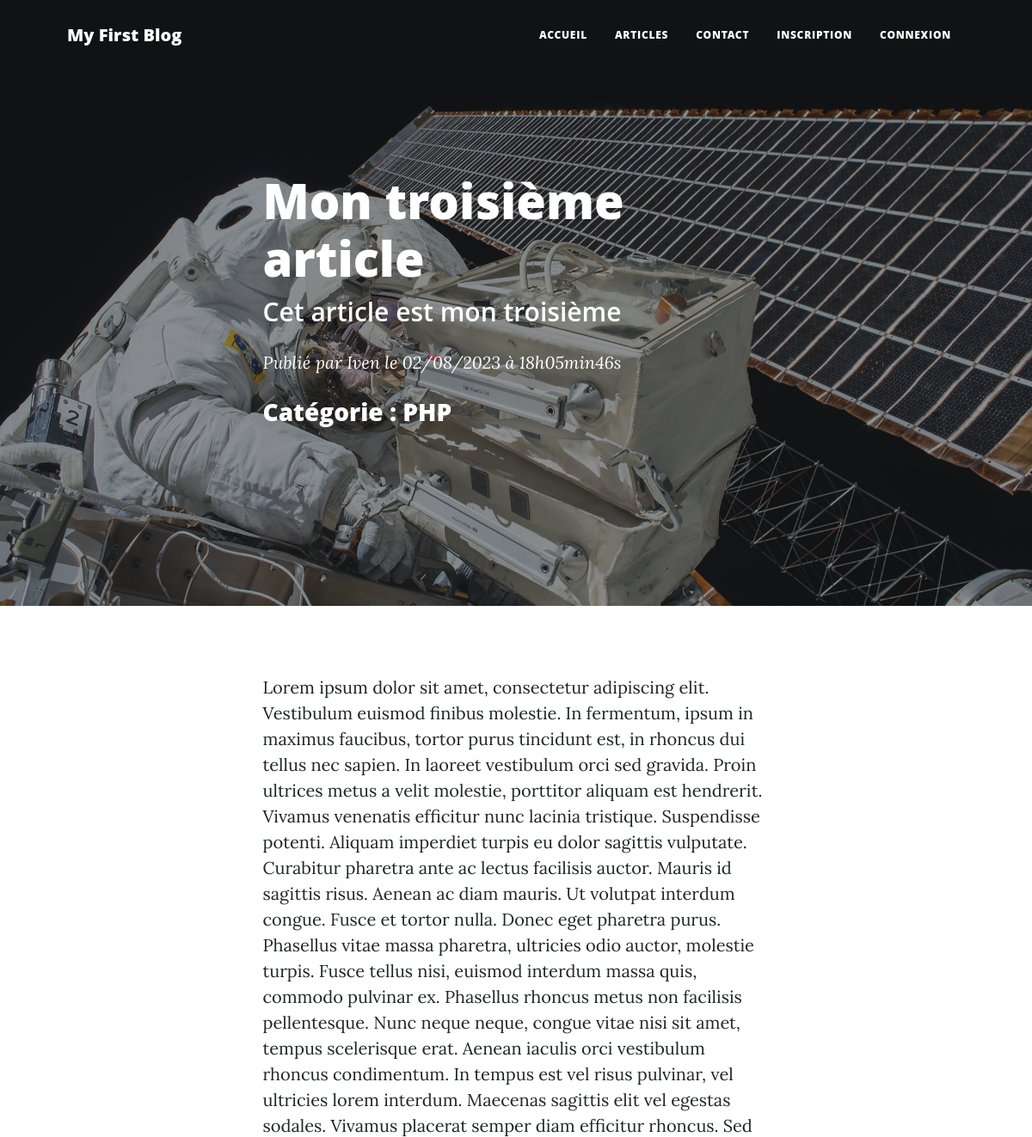
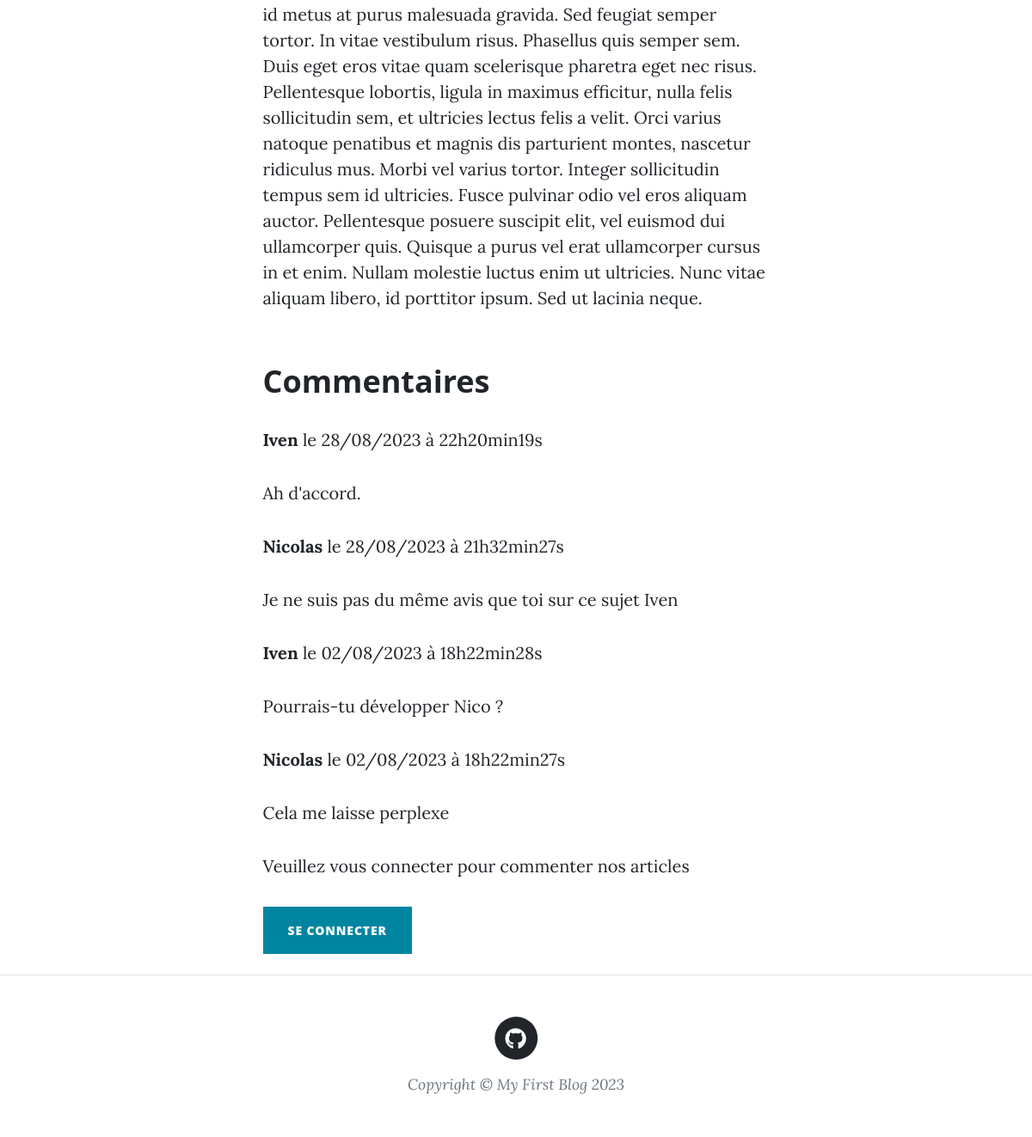
The app's page /index.php?action=post&id=3 with its own data (2 pictures, top to bottom).
### tables this page shows
CREATE TABLE `p5_post` (
  `id` int(11) NOT NULL,
  `title` varchar(50) NOT NULL,
  `chapo` varchar(255) NOT NULL,
  `content` text NOT NULL,
  `image` varchar(500) NOT NULL DEFAULT 'src/public/assets/img/post-bg.jpg',
  `created_at` datetime NOT NULL,
  `updated_at` datetime NOT NULL,
  `category_id` int(11) NOT NULL,
  `user_id` int(11) NOT NULL
);

CREATE TABLE `p5_user` (
  `id` int(11) NOT NULL,
  `last_name` varchar(50) NOT NULL,
  `first_name` varchar(50) NOT NULL,
  `login` varchar(50) NOT NULL,
  `password` varchar(100) NOT NULL,
  `mail` varchar(50) NOT NULL,
  `role` tinyint(1) NOT NULL,
  `avatar` varchar(500) NOT NULL,
  `created_at` datetime NOT NULL,
  `updated_at` datetime NOT NULL
);

CREATE TABLE `p5_category` (
  `id` int(11) NOT NULL,
  `name` varchar(50) NOT NULL
);

CREATE TABLE `p5_comment` (
  `id` int(11) NOT NULL,
  `content` text NOT NULL,
  `status` tinyint(1) NOT NULL DEFAULT 0,
  `created_at` datetime NOT NULL,
  `updated_at` datetime NOT NULL DEFAULT current_timestamp(),
  `user_id` int(11) NOT NULL,
  `post_id` int(11) NOT NULL
);

### src/controllers/post/view.php (called while the page is built, shortened)
<?php
class ViewPost
{
    public function execute(string $identifier): void
    {
        $connection = new DatabaseConnection();
        $postRepository = new PostRepository();
        $postRepository->connection = $connection;
        $post = $postRepository->getPost(htmlspecialchars($identifier));
        $commentRepository = new CommentRepository();
        $commentRepository->connection = $connection;
        $comments = $commentRepository->getActivatedComments(htmlspecialchars($identifier));
        $categoryRepository = new CategoryRepository();
        $categoryRepository->connection = $connection;
        $category = $categoryRepository->getCategory($post->category);
        require 'templates/post.php';
    }
}

### src/model/post.php (called while the page is built, shortened)
<?php
class Post
{
    public function __construct(
        int $id,
        string $title,
        string $chapo,
        string $content,
        string $image,
        string $frenchCreationDate,
        string $frenchUpdateDate,
        string $category,
        string $author
    ) {
        $this->title = $title;
        $this->chapo = $chapo;
        $this->content = $content;
        $this->image = $image;
        $this->frenchCreationDate = $frenchCreationDate;
        $this->frenchUpdateDate = $frenchUpdateDate;
        $this->category = $category;
        $this->author = $author;
    }
}

### src/lib/database.php (called while the page is built, shortened)
<?php
class DatabaseConnection
{
    public ?PDO $database = null;
    public function getConnection(): PDO
    {
        if ($this->database === null) {
            $this->database = new PDO('mysql:host=localhost;
            dbname=jluceazoc;charset=utf8', 'root', '');
        }
        return $this->database;
    }
}

### src/repository/postRepository.php (called while the page is built, shortened)
<?php
require_once 'src/model/post.php';
class PostRepository
{
    public DatabaseConnection $connection;
    public function getPost(string $id): Post
    {
        $statement = $this->connection->getConnection()->prepare(
            "SELECT p.id, p.title, p.chapo, p.content, p.image,
        DATE_FORMAT(p.created_at, '%d/%m/%Y à %Hh%imin%ss') AS french_creation_date,
        DATE_FORMAT(p.updated_at, '%d/%m/%Y à %Hh%imin%ss') AS french_update_date,
        p.category_id, u.first_name AS author FROM p5_post p JOIN p5_user u
        ON p.user_id = u.id WHERE p.id = ?"
        );
        $statement->execute([$id]);
        $row = $statement->fetch();
        return new Post(
            $row['id'],
            $row['title'],
            $row['chapo'],
            $row['content'],
            $row['image'],
            $row['french_creation_date'],
            $row['french_update_date'],
            $row['category_id'],
            $row['author']
        );
    }
}

### src/repository/categoryRepository.php (called while the page is built, shortened)
<?php
require_once 'src/model/category.php';
class CategoryRepository
{
    public DatabaseConnection $connection;
    public function getCategory(int $id): Category
    {
        $statement = $this->connection->getConnection()->prepare(
            "SELECT id, name FROM p5_category WHERE id = ?"
        );
        $statement->execute([$id]);
        $row = $statement->fetch();
        return new Category($row['id'], $row['name']);
    }
}

### src/model/category.php (called while the page is built, shortened)
<?php
class Category
{
    public function __construct(int $id, string $name)
    {
        $this->name = $name;
    }
}

### src/repository/commentRepository.php (called while the page is built, shortened)
<?php
require_once 'src/model/comment.php';
class CommentRepository
{
    public DatabaseConnection $connection;
    public function getActivatedComments(string $post): array
    {
        $statement = $this->connection->getConnection()->prepare(
            "SELECT c.id, c.content, c.status ,
        DATE_FORMAT(c.created_at, '%d/%m/%Y à %Hh%imin%ss') AS french_creation_date,
        DATE_FORMAT(c.updated_at, '%d/%m/%Y à %Hh%imin%ss') AS french_update_date,
        u.first_name AS author, c.post_id FROM p5_comment c JOIN p5_user u
        ON c.user_id = u.id WHERE c.post_id = ? AND c.status = 1 ORDER BY c.created_at DESC"
        );
        $statement->execute([$post]);
        $comments = [];
        while (($row = $statement->fetch())) {
            $comment = new Comment(
                $row['id'],
                $row['content'],
                $row['status'],
                $row['french_creation_date'],
                $row['french_update_date'],
                $row['author'],
                $row['post_id']
            );
            $comments[] = $comment;
        }
        return $comments;
    }
}

### src/model/comment.php (called while the page is built, shortened)
<?php
class Comment
{
    public function __construct(
        int $id,
        string $content,
        bool $status,
        string $frenchCreationDate,
        string $frenchUpdateDate,
        string $author,
        string $post
    ) {
        $this->content = $content;
        $this->frenchCreationDate = $frenchCreationDate;
        $this->author = $author;
    }
}

### templates/post.php (the view, shortened to what this page needs)
<header class="masthead" style="background-image: url(<?= $post->image ?>)">
    <div class="container position-relative px-4 px-lg-5">
        <div class="row gx-4 gx-lg-5 justify-content-center">
            <div class="col-md-10 col-lg-8 col-xl-7">
                <div class="post-heading">
                    <h1><?= $post->title ?></h1>
                    <h2 class="subheading"><?= $post->chapo ?></h2>
                    <span class="meta">
                                Publié par <?= $post->author ?>
                                <?php
                                if ($post->frenchCreationDate == $post->frenchUpdateDate) { ?>
                                    <em>le <?= $post->frenchCreationDate ?></em>
                                <?php } else { ?>
                                    <br><em>Mis à jour le <?= $post->frenchUpdateDate ?></em>
                                <?php } ?>
                            </span><br>
                    <h3>Catégorie : <?= $category->name ?></h3>
                </div>
            </div>
        </div>
    </div>
</header>
<main class="mb-4">
    <article class="container px-4 px-lg-5">
        <div class="row gx-4 gx-lg-5 justify-content-center">
            <div class="col-md-10 col-lg-8 col-xl-7">
                <p><?= $post->content ?></p>
                <?php
                if ($comments) {
                    ?>
                        <h2 class="section-heading">Commentaires</h2>
                    <?php
                    foreach ($comments as $comment) {
                        ?>
                            <p><strong><?= $comment->author ?></strong>
                                le <?= $comment->frenchCreationDate ?>
                            </p>
                            <p><?= $comment->content ?></p>
                            <?php
                    }
                }
                ?>
                <?php if (!empty($_SESSION)) { ?>
                <div class="my-5">
                    <form action="index.php?action=addComment&id=<?= urlencode($post->id) ?>"
                          method="post">
                        <div class="form-floating">
                            <textarea class="form-control" id="comment" name="comment"
                                      style="height: 12rem" required></textarea>
                            <label for="comment">Qu'en pensez-vous ?</label>
                            <div class="invalid-feedback"
                                 data-sb-feedback="comment:required">
                                Veuillez saisir un commentaire.</div>
                        </div>
                        <br />
                        <button class="btn btn-primary text-uppercase" id="submitButton"
                                type="submit">Envoyer</button>
                    </form>
                </div>
                <?php } else { ?>
                <p>Veuillez vous connecter pour commenter nos articles</p>
                    <a class="btn btn-primary text-uppercase" href="index.php?action=login">
                        Se connecter</a>
                <?php } ?>
            </div>
        </div>
    </article>
</main>
<?php require 'layout.php'; ?>

### records on screen
p5_post: image (picture), title "Mon troisième article", chapo "Cet article est mon troisième", user.first_name "Iven", content "Lorem ipsum dolor sit amet, consectetur adipiscing elit. Vestibulum euismod finibus molestie. In fermentum, ipsum in maximus faucibus, tortor purus tincidunt est, in rhoncus dui tellus nec sapien. In laoreet vestibulum orci sed gravida. Proin ultrices metus a velit molestie, porttitor aliquam est hendrerit. Vivamus venenatis efficitur nunc lacinia tristique. Suspendisse potenti. Aliquam imperdiet turpis eu dolor sagittis vulputate. Curabitur pharetra ante ac lectus facilisis auctor. Mauris id sagittis risus. Aenean ac diam mauris. Ut volutpat interdum congue. Fusce et tortor nulla. Donec eget pharetra purus. Phasellus vitae massa pharetra, ultricies odio auctor, molestie turpis. Fusce…"
p5_category: name "PHP"
p5_comment: user.first_name "Iven", frenchCreationDate "28/08/2023 à 22h20min19s", content "Ah d'accord."
p5_comment: user.first_name "Nicolas", frenchCreationDate "28/08/2023 à 21h32min27s", content "Je ne suis pas du même avis que toi sur ce sujet Iven"
p5_comment: user.first_name "Iven", frenchCreationDate "02/08/2023 à 18h22min28s", content "Pourrais-tu développer Nico ?"
p5_comment: user.first_name "Nicolas", frenchCreationDate "02/08/2023 à 18h22min27s", content "Cela me laisse perplexe"

### other values on screen
$post->frenchCreationDate "02/08/2023 à 18h05min46s"
